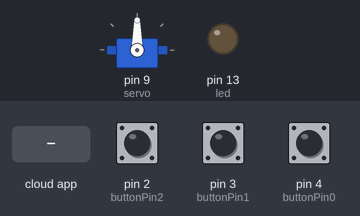
The sketch below on a simulated Arduino Uno, built with avr-gcc and run on an emulated ATmega328P. Parts: servo, output pins drawn as LEDs (lit = HIGH). The test bench sets the inputs (shaded band); at power-on: pin 2 (buttonPin2) LOW, pin 3 (buttonPin1) LOW, pin 4 (buttonPin0) LOW. The ROS host is connected and sends only what is stated.

Above: at 1.2 s.
1.3 s: the phone or cloud app sets servo to 0
At 2.5 s:
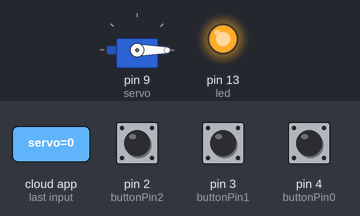
2.8 s: the phone or cloud app sets servo to 45
At 3.6 s:
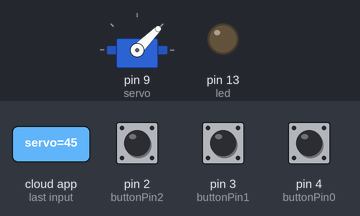
4.3 s: the phone or cloud app sets servo to 90
At 4.8 s:
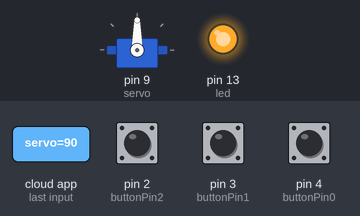
5.8 s: the phone or cloud app sets servo to 180
At 7.0 s:
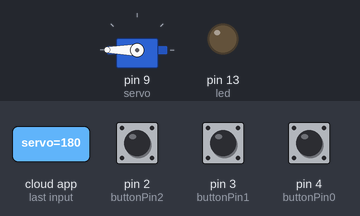
7.3 s: the phone or cloud app sets servo to 45
At 8.2 s:
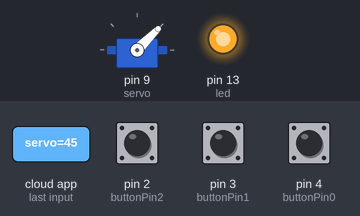
8.8 s: the phone or cloud app sets servo to 0
At 9.3 s:
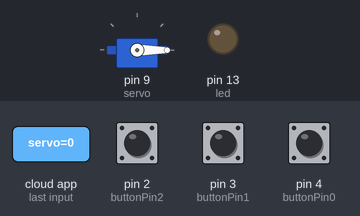
Timing chart, 0 to 11.3 s (numbered marks = the images above; inputs shaded):
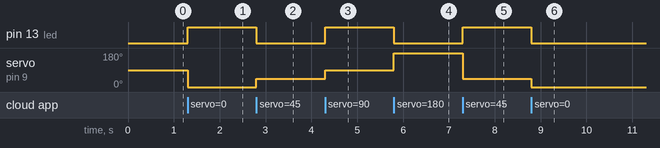

Measured:
- after the input at 1.3 s, pin 13 (led): LOW → HIGH at once; servo on pin 9 (servo): 90° → 0° at once
- after the input at 2.8 s, pin 13 (led): HIGH → LOW at once; servo on pin 9 (servo): 0° → 45° at once
- after the input at 4.3 s, pin 13 (led): LOW → HIGH at once; servo on pin 9 (servo): 45° → 90° at once
- after the input at 5.8 s, pin 13 (led): HIGH → LOW at once; servo on pin 9 (servo): 90° → 180° at once
- after the input at 7.3 s, pin 13 (led): LOW → HIGH at once; servo on pin 9 (servo): 180° → 45° at once
- after the input at 8.8 s, pin 13 (led): HIGH → LOW at once; servo on pin 9 (servo): 45° → 0° at once

The sketch:

ResolutionBotArduinoRev1.ino
```cpp
/*
 * rosserial Servo Control Example
 *
 * This sketch demonstrates the control of hobby R/C servos
 * using ROS and the arduiono
 *
 * For the full tutorial write up, visit
 * www.ros.org/wiki/rosserial_arduino_demos
 *
 * For more information on the Arduino Servo Library
 * Checkout :
 * http://www.arduino.cc/en/Reference/Servo
 */

#if (ARDUINO >= 100)
 #include <Arduino.h>
#else
 #include <WProgram.h>
#endif

#include <Servo.h>
#include <ros.h>
#include <std_msgs/Int8.h>
#include <std_msgs/UInt16.h>

ros::NodeHandle  nh;

std_msgs::Int8 pushed_msg;
ros::Publisher pub_button("pushed", &pushed_msg);

Servo servo;

const int buttonPin0 = 4;     // the number of the pushbutton pin
const int buttonPin1 = 3;
const int buttonPin2 = 2;
int buttonState0 = 0;         // variable for reading the pushbutton status
int buttonState1 = 0;
int buttonState2 = 0;
int button=0;
int old_button=button;

void servo_cb( const std_msgs::UInt16& cmd_msg){
  servo.write(cmd_msg.data); //set servo angle, should be from 0-180
  digitalWrite(13, HIGH-digitalRead(13));  //toggle led
}

int button_press(){
  buttonState0 = digitalRead(buttonPin0);
  buttonState1 = digitalRead(buttonPin1);
  buttonState2 = digitalRead(buttonPin2);
  if (buttonState0 == HIGH) {
    delay(200);
    return 0;
  }
  else if (buttonState1 == HIGH) {
    delay(200);
    return 1;
  }
  else if (buttonState2 == HIGH) {
    delay(200);
    return 2;
  }
  else return -1;
  }

ros::Subscriber<std_msgs::UInt16> sub("servo", servo_cb);

void setup(){
  nh.initNode();
  nh.advertise(pub_button);
  pinMode(buttonPin0, INPUT);
  pinMode(buttonPin1, INPUT);
  pinMode(buttonPin2, INPUT);
  pinMode(13, OUTPUT);
  nh.subscribe(sub);
  servo.attach(9); //attach it to pin 9
  pushed_msg.data=-1;
}

void loop(){
  pushed_msg.data=button_press();

  if (pushed_msg.data!=-1){
  pub_button.publish(&pushed_msg);
  pushed_msg.data=0;
  pub_button.publish(&pushed_msg);
  }
  nh.spinOnce();
  delay(1);
}
```
